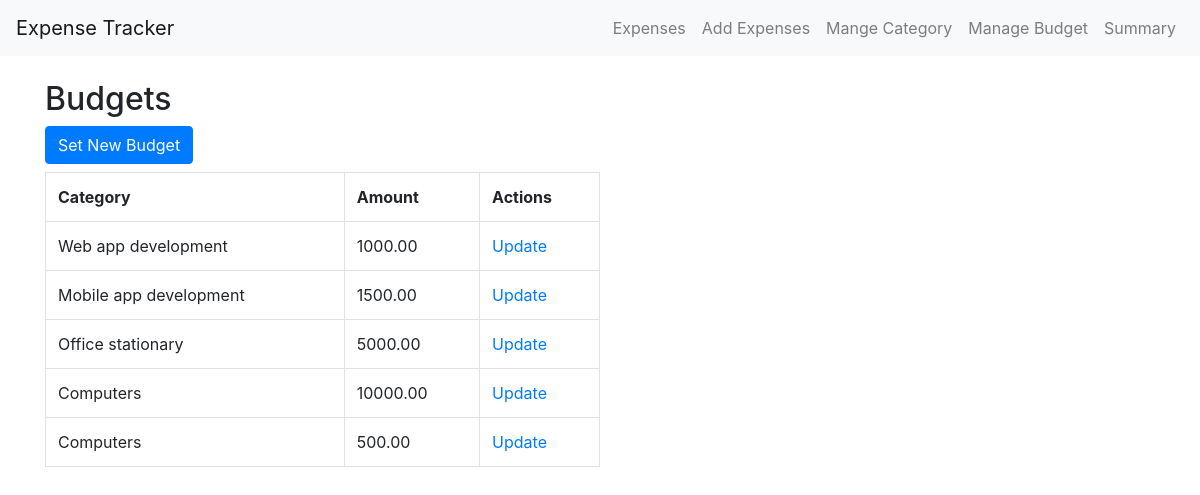
Page /budgets/ on the committed database.
### expenses/models.py (models this page shows, shortened)
class Budget(models.Model):
    category = models.ForeignKey(Category, on_delete=models.CASCADE)
    amount = models.DecimalField(max_digits=10, decimal_places=2)

class Category(models.Model):
    name = models.CharField(max_length=100)

### expenses/views.py (the view)
# urls.py: path('budgets/', views.list_budgets, name='list_budgets'),
def list_budgets(request):
    budgets = Budget.objects.all()
    return render(request, 'expenses/list_budgets.html', {'budgets': budgets})

### expenses/templates/expenses/list_budgets.html
{% extends 'expenses/base.html' %}
{% load static %}
{% block content %}
<h2>Budgets</h2>
<a class="btn btn-primary mb-2" href="{% url 'set_budget' %}">Set New Budget</a>
<table class="table table-bordered col-md-6">
    <tr>
        <th>Category</th>
        <th>Amount</th>
        <th>Actions</th>
    </tr>
    {% for budget in budgets %}
    <tr>
        <td>{{ budget.category.name }}</td>
        <td>{{ budget.amount }}</td>
        <td>
            <a href="{% url 'update_budget' budget.id %}">Update</a>
        </td>
    </tr>
    {% endfor %}
</table>
{% endblock %}

### rows in the picture
Budget: category.name "Web app development", amount "1000.00"
Budget: category.name "Mobile app development", amount "1500.00"
Budget: category.name "Office stationary", amount "5000.00"
Budget: category.name "Computers", amount "10000.00"
Budget: category.name "Computers", amount "500.00"
